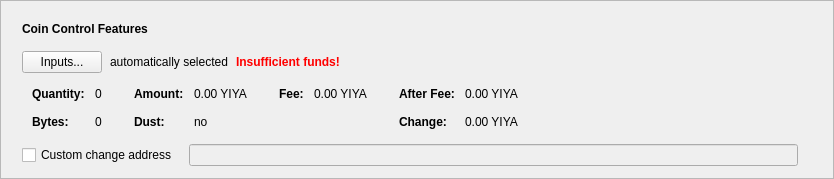
      <widget class="QFrame" name="frameCoinControl">
       <property name="sizePolicy">
        <sizepolicy hsizetype="Expanding" vsizetype="Fixed">
         <horstretch>0</horstretch>
         <verstretch>0</verstretch>
        </sizepolicy>
       </property>
       <property name="frameShape">
        <enum>QFrame::StyledPanel</enum>
       </property>
       <property name="frameShadow">
        <enum>QFrame::Raised</enum>
       </property>
       <layout class="QVBoxLayout" name="verticalLayout_2">
        <item>
         <layout class="QVBoxLayout" name="verticalLayoutCoinControl" stretch="0,0,0,0,0">
          <property name="spacing">
           <number>0</number>
          </property>
          <property name="sizeConstraint">
           <enum>QLayout::SetDefaultConstraint</enum>
          </property>
          <property name="leftMargin">
           <number>10</number>
          </property>
          <property name="topMargin">
           <number>10</number>
          </property>
          <item>
           <layout class="QHBoxLayout" name="horizontalLayoutCoinControl1">
            <property name="bottomMargin">
             <number>15</number>
            </property>
            <item>
             <widget class="QLabel" name="labelCoinControlFeatures">
              <property name="sizePolicy">
               <sizepolicy hsizetype="Preferred" vsizetype="Maximum">
                <horstretch>0</horstretch>
                <verstretch>0</verstretch>
               </sizepolicy>
              </property>
              <property name="font">
               <font>
                <weight>75</weight>
                <bold>true</bold>
               </font>
              </property>
              <property name="styleSheet">
               <string notr="true">font-weight:bold;</string>
              </property>
              <property name="text">
               <string>Coin Control Features</string>
              </property>
             </widget>
            </item>
           </layout>
          </item>
          <item>
           <layout class="QHBoxLayout" name="horizontalLayoutCoinControl2" stretch="0,0,0,0">
            <property name="spacing">
             <number>8</number>
            </property>
            <property name="bottomMargin">
             <number>10</number>
            </property>
            <item>
             <widget class="QPushButton" name="pushButtonCoinControl">
              <property name="styleSheet">
               <string notr="true"/>
              </property>
              <property name="text">
               <string>Inputs...</string>
              </property>
              <property name="autoDefault">
               <bool>false</bool>
              </property>
             </widget>
            </item>
            <item>
             <widget class="QLabel" name="labelCoinControlAutomaticallySelected">
              <property name="text">
               <string>automatically selected</string>
              </property>
              <property name="margin">
               <number>5</number>
              </property>
             </widget>
            </item>
            <item>
             <widget class="QLabel" name="labelCoinControlInsuffFunds">
              <property name="font">
               <font>
                <weight>75</weight>
                <bold>true</bold>
               </font>
              </property>
              <property name="styleSheet">
               <string notr="true">color:red;font-weight:bold;</string>
              </property>
              <property name="text">
               <string>Insufficient funds!</string>
              </property>
              <property name="margin">
               <number>5</number>
              </property>
             </widget>
            </item>
            <item>
             <spacer name="horizontalSpacerCoinControl">
              <property name="orientation">
               <enum>Qt::Horizontal</enum>
              </property>
              <property name="sizeHint" stdset="0">
               <size>
                <width>40</width>
                <height>1</height>
               </size>
              </property>
             </spacer>
            </item>
           </layout>
          </item>
          <item>
           <widget class="QWidget" name="widgetCoinControl" native="true">
            <property name="sizePolicy">
             <sizepolicy hsizetype="Preferred" vsizetype="Preferred">
              <horstretch>0</horstretch>
              <verstretch>0</verstretch>
             </sizepolicy>
            </property>
            <property name="minimumSize">
             <size>
              <width>0</width>
              <height>0</height>
             </size>
            </property>
            <property name="styleSheet">
             <string notr="true"/>
            </property>
            <layout class="QHBoxLayout" name="horizontalLayoutCoinControl5">
             <property name="leftMargin">
              <number>0</number>
             </property>
             <property name="topMargin">
              <number>0</number>
             </property>
             <property name="rightMargin">
              <number>0</number>
             </property>
             <property name="bottomMargin">
              <number>0</number>
             </property>
             <item>
              <layout class="QHBoxLayout" name="horizontalLayoutCoinControl3" stretch="0,0,0,1">
               <property name="spacing">
                <number>20</number>
               </property>
               <property name="topMargin">
                <number>0</number>
               </property>
               <property name="bottomMargin">
                <number>10</number>
               </property>
               <item>
                <layout class="QFormLayout" name="formLayoutCoinControl1">
                 <property name="horizontalSpacing">
                  <number>10</number>
                 </property>
                 <property name="verticalSpacing">
                  <number>14</number>
                 </property>
                 <property name="leftMargin">
                  <number>10</number>
                 </property>
                 <property name="topMargin">
                  <number>4</number>
                 </property>
                 <property name="rightMargin">
                  <number>6</number>
                 </property>
                 <item row="0" column="0">
                  <widget class="QLabel" name="labelCoinControlQuantityText">
                   <property name="font">
                    <font>
                     <weight>75</weight>
                     <bold>true</bold>
                    </font>
                   </property>
                   <property name="text">
                    <string>Quantity:</string>
                   </property>
                   <property name="margin">
                    <number>0</number>
                   </property>
                  </widget>
                 </item>
                 <item row="0" column="1">
                  <widget class="QLabel" name="labelCoinControlQuantity">
                   <property name="cursor">
                    <cursorShape>IBeamCursor</cursorShape>
                   </property>
                   <property name="contextMenuPolicy">
                    <enum>Qt::ActionsContextMenu</enum>
                   </property>
                   <property name="text">
                    <string notr="true">0</string>
                   </property>
                   <property name="margin">
                    <number>0</number>
                   </property>
                   <property name="textInteractionFlags">
                    <set>Qt::LinksAccessibleByMouse|Qt::TextSelectableByKeyboard|Qt::TextSelectableByMouse</set>
                   </property>
                  </widget>
                 </item>
                 <item row="1" column="0">
                  <widget class="QLabel" name="labelCoinControlBytesText">
                   <property name="font">
                    <font>
                     <weight>75</weight>
                     <bold>true</bold>
                    </font>
                   </property>
                   <property name="text">
                    <string>Bytes:</string>
                   </property>
                  </widget>
                 </item>
                 <item row="1" column="1">
                  <widget class="QLabel" name="labelCoinControlBytes">
                   <property name="cursor">
                    <cursorShape>IBeamCursor</cursorShape>
                   </property>
                   <property name="contextMenuPolicy">
                    <enum>Qt::ActionsContextMenu</enum>
                   </property>
                   <property name="text">
                    <string notr="true">0</string>
                   </property>
                   <property name="textInteractionFlags">
                    <set>Qt::LinksAccessibleByMouse|Qt::TextSelectableByKeyboard|Qt::TextSelectableByMouse</set>
                   </property>
                  </widget>
                 </item>
                </layout>
               </item>
               <item>
                <layout class="QFormLayout" name="formLayoutCoinControl2">
                 <property name="horizontalSpacing">
                  <number>10</number>
                 </property>
                 <property name="verticalSpacing">
                  <number>14</number>
                 </property>
                 <property name="leftMargin">
                  <number>6</number>
                 </property>
                 <property name="topMargin">
                  <number>4</number>
                 </property>
                 <property name="rightMargin">
                  <number>6</number>
                 </property>
                 <item row="0" column="0">
                  <widget class="QLabel" name="labelCoinControlAmountText">
                   <property name="font">
                    <font>
                     <weight>75</weight>
                     <bold>true</bold>
                    </font>
                   </property>
                   <property name="text">
                    <string>Amount:</string>
                   </property>
                   <property name="margin">
                    <number>0</number>
                   </property>
                  </widget>
                 </item>
                 <item row="0" column="1">
                  <widget class="QLabel" name="labelCoinControlAmount">
                   <property name="cursor">
                    <cursorShape>IBeamCursor</cursorShape>
                   </property>
                   <property name="contextMenuPolicy">
                    <enum>Qt::ActionsContextMenu</enum>
                   </property>
                   <property name="text">
                    <string notr="true">0.00 YIYA</string>
                   </property>
                   <property name="textInteractionFlags">
                    <set>Qt::LinksAccessibleByMouse|Qt::TextSelectableByKeyboard|Qt::TextSelectableByMouse</set>
                   </property>
                  </widget>
                 </item>
                 <item row="1" column="0">
                  <widget class="QLabel" name="labelCoinControlLowOutputText">
                   <property name="font">
                    <font>
                     <weight>75</weight>
                     <bold>true</bold>
                    </font>
                   </property>
                   <property name="text">
                    <string>Dust:</string>
                   </property>
                  </widget>
                 </item>
                 <item row="1" column="1">
                  <widget class="QLabel" name="labelCoinControlLowOutput">
                   <property name="cursor">
                    <cursorShape>IBeamCursor</cursorShape>
                   </property>
                   <property name="contextMenuPolicy">
                    <enum>Qt::ActionsContextMenu</enum>
                   </property>
                   <property name="text">
                    <string notr="true">no</string>
                   </property>
                   <property name="textInteractionFlags">
                    <set>Qt::LinksAccessibleByMouse|Qt::TextSelectableByKeyboard|Qt::TextSelectableByMouse</set>
                   </property>
                  </widget>
                 </item>
                </layout>
               </item>
               <item>
                <layout class="QFormLayout" name="formLayoutCoinControl3">
                 <property name="horizontalSpacing">
                  <number>10</number>
                 </property>
                 <property name="verticalSpacing">
                  <number>14</number>
                 </property>
                 <property name="leftMargin">
                  <number>6</number>
                 </property>
                 <property name="topMargin">
                  <number>4</number>
                 </property>
                 <property name="rightMargin">
                  <number>6</number>
                 </property>
                 <item row="0" column="0">
                  <widget class="QLabel" name="labelCoinControlFeeText">
                   <property name="font">
                    <font>
                     <weight>75</weight>
                     <bold>true</bold>
                    </font>
                   </property>
                   <property name="text">
                    <string>Fee:</string>
                   </property>
                   <property name="margin">
                    <number>0</number>
                   </property>
                  </widget>
                 </item>
                 <item row="0" column="1">
                  <widget class="QLabel" name="labelCoinControlFee">
                   <property name="cursor">
                    <cursorShape>IBeamCursor</cursorShape>
                   </property>
                   <property name="contextMenuPolicy">
                    <enum>Qt::ActionsContextMenu</enum>
                   </property>
                   <property name="text">
                    <string notr="true">0.00 YIYA</string>
                   </property>
                   <property name="textInteractionFlags">
                    <set>Qt::LinksAccessibleByMouse|Qt::TextSelectableByKeyboard|Qt::TextSelectableByMouse</set>
                   </property>
                  </widget>
                 </item>
                </layout>
               </item>
               <item>
                <layout class="QFormLayout" name="formLayoutCoinControl4">
                 <property name="horizontalSpacing">
                  <number>10</number>
                 </property>
                 <property name="verticalSpacing">
                  <number>14</number>
                 </property>
                 <property name="leftMargin">
                  <number>6</number>
                 </property>
                 <property name="topMargin">
                  <number>4</number>
                 </property>
                 <property name="rightMargin">
                  <number>6</number>
                 </property>
                 <item row="0" column="0">
                  <widget class="QLabel" name="labelCoinControlAfterFeeText">
                   <property name="font">
                    <font>
                     <weight>75</weight>
                     <bold>true</bold>
                    </font>
                   </property>
                   <property name="text">
                    <string>After Fee:</string>
                   </property>
                   <property name="margin">
                    <number>0</number>
                   </property>
                  </widget>
                 </item>
                 <item row="0" column="1">
                  <widget class="QLabel" name="labelCoinControlAfterFee">
                   <property name="cursor">
                    <cursorShape>IBeamCursor</cursorShape>
                   </property>
                   <property name="contextMenuPolicy">
                    <enum>Qt::ActionsContextMenu</enum>
                   </property>
                   <property name="text">
                    <string notr="true">0.00 YIYA</string>
                   </property>
                   <property name="textInteractionFlags">
                    <set>Qt::LinksAccessibleByMouse|Qt::TextSelectableByKeyboard|Qt::TextSelectableByMouse</set>
                   </property>
                  </widget>
                 </item>
                 <item row="1" column="0">
                  <widget class="QLabel" name="labelCoinControlChangeText">
                   <property name="font">
                    <font>
                     <weight>75</weight>
                     <bold>true</bold>
                    </font>
                   </property>
                   <property name="text">
                    <string>Change:</string>
                   </property>
                  </widget>
                 </item>
                 <item row="1" column="1">
                  <widget class="QLabel" name="labelCoinControlChange">
                   <property name="cursor">
                    <cursorShape>IBeamCursor</cursorShape>
                   </property>
                   <property name="contextMenuPolicy">
                    <enum>Qt::ActionsContextMenu</enum>
                   </property>
                   <property name="text">
                    <string notr="true">0.00 YIYA</string>
                   </property>
                   <property name="textInteractionFlags">
                    <set>Qt::LinksAccessibleByMouse|Qt::TextSelectableByKeyboard|Qt::TextSelectableByMouse</set>
                   </property>
                  </widget>
                 </item>
                </layout>
               </item>
              </layout>
             </item>
            </layout>
           </widget>
          </item>
          <item>
           <layout class="QHBoxLayout" name="horizontalLayoutCoinControl4" stretch="0,0,0">
            <property name="spacing">
             <number>12</number>
            </property>
            <property name="sizeConstraint">
             <enum>QLayout::SetDefaultConstraint</enum>
            </property>
            <property name="topMargin">
             <number>5</number>
            </property>
            <property name="rightMargin">
             <number>5</number>
            </property>
            <item>
             <widget class="QCheckBox" name="checkBoxCoinControlChange">
              <property name="toolTip">
               <string>If this is activated, but the change address is empty or invalid, change will be sent to a newly generated address.</string>
              </property>
              <property name="text">
               <string>Custom change address</string>
              </property>
             </widget>
            </item>
            <item>
             <widget class="QValidatedLineEdit" name="lineEditCoinControlChange">
              <property name="enabled">
               <bool>false</bool>
              </property>
              <property name="sizePolicy">
               <sizepolicy hsizetype="Expanding" vsizetype="Fixed">
                <horstretch>0</horstretch>
                <verstretch>0</verstretch>
               </sizepolicy>
              </property>
             </widget>
            </item>
            <item>
             <widget class="QLabel" name="labelCoinControlChangeLabel">
              <property name="sizePolicy">
               <sizepolicy hsizetype="Preferred" vsizetype="Expanding">
                <horstretch>0</horstretch>
                <verstretch>0</verstretch>
               </sizepolicy>
              </property>
              <property name="minimumSize">
               <size>
                <width>0</width>
                <height>0</height>
               </size>
              </property>
              <property name="text">
               <string/>
              </property>
              <property name="margin">
               <number>3</number>
              </property>
             </widget>
            </item>
           </layout>
          </item>
          <item>
           <spacer name="verticalSpacerCoinControl">
            <property name="orientation">
             <enum>Qt::Vertical</enum>
            </property>
            <property name="sizeType">
             <enum>QSizePolicy::Expanding</enum>
            </property>
            <property name="sizeHint" stdset="0">
             <size>
              <width>800</width>
              <height>1</height>
             </size>
            </property>
           </spacer>
          </item>
         </layout>
        </item>
       </layout>
      </widget>
